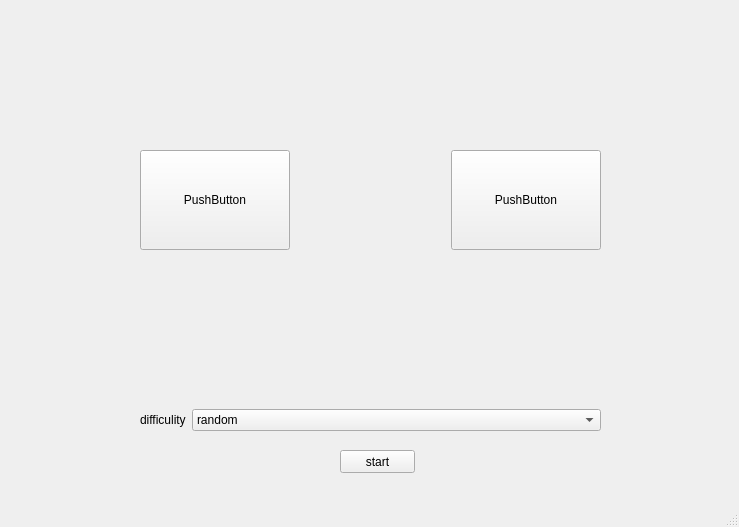
<?xml version="1.0" encoding="UTF-8"?>
<ui version="4.0">
 <class>MainWindow</class>
 <widget class="QMainWindow" name="MainWindow">
  <property name="geometry">
   <rect>
    <x>0</x>
    <y>0</y>
    <width>739</width>
    <height>527</height>
   </rect>
  </property>
  <property name="windowTitle">
   <string>MainWindow</string>
  </property>
  <widget class="QWidget" name="centralwidget">
   <widget class="QWidget" name="layoutWidget">
    <property name="geometry">
     <rect>
      <x>140</x>
      <y>50</y>
      <width>461</width>
      <height>381</height>
     </rect>
    </property>
    <layout class="QVBoxLayout" name="verticalLayout">
     <item>
      <layout class="QHBoxLayout" name="horizontalLayout_2" stretch="0,0,0">
       <item>
        <layout class="QVBoxLayout" name="verticalLayout_3">
         <item>
          <spacer name="verticalSpacer_4">
           <property name="orientation">
            <enum>Qt::Vertical</enum>
           </property>
           <property name="sizeHint" stdset="0">
            <size>
             <width>20</width>
             <height>40</height>
            </size>
           </property>
          </spacer>
         </item>
         <item>
          <widget class="QPushButton" name="pushButton_2">
           <property name="sizePolicy">
            <sizepolicy hsizetype="Minimum" vsizetype="Expanding">
             <horstretch>0</horstretch>
             <verstretch>0</verstretch>
            </sizepolicy>
           </property>
           <property name="text">
            <string>PushButton</string>
           </property>
          </widget>
         </item>
         <item>
          <spacer name="verticalSpacer_5">
           <property name="orientation">
            <enum>Qt::Vertical</enum>
           </property>
           <property name="sizeHint" stdset="0">
            <size>
             <width>20</width>
             <height>40</height>
            </size>
           </property>
          </spacer>
         </item>
        </layout>
       </item>
       <item>
        <widget class="QWidget" name="widget" native="true">
         <property name="minimumSize">
          <size>
           <width>0</width>
           <height>300</height>
          </size>
         </property>
        </widget>
       </item>
       <item>
        <layout class="QVBoxLayout" name="verticalLayout_2">
         <item>
          <spacer name="verticalSpacer_2">
           <property name="orientation">
            <enum>Qt::Vertical</enum>
           </property>
           <property name="sizeHint" stdset="0">
            <size>
             <width>20</width>
             <height>40</height>
            </size>
           </property>
          </spacer>
         </item>
         <item>
          <widget class="QPushButton" name="pushButton">
           <property name="sizePolicy">
            <sizepolicy hsizetype="Minimum" vsizetype="Expanding">
             <horstretch>0</horstretch>
             <verstretch>0</verstretch>
            </sizepolicy>
           </property>
           <property name="text">
            <string>PushButton</string>
           </property>
          </widget>
         </item>
         <item>
          <spacer name="verticalSpacer_3">
           <property name="orientation">
            <enum>Qt::Vertical</enum>
           </property>
           <property name="sizeHint" stdset="0">
            <size>
             <width>20</width>
             <height>40</height>
            </size>
           </property>
          </spacer>
         </item>
        </layout>
       </item>
      </layout>
     </item>
     <item>
      <spacer name="verticalSpacer">
       <property name="orientation">
        <enum>Qt::Vertical</enum>
       </property>
       <property name="sizeHint" stdset="0">
        <size>
         <width>20</width>
         <height>40</height>
        </size>
       </property>
      </spacer>
     </item>
     <item>
      <layout class="QHBoxLayout" name="horizontalLayout">
       <item>
        <widget class="QLabel" name="label">
         <property name="text">
          <string>difficulity</string>
         </property>
        </widget>
       </item>
       <item>
        <widget class="QComboBox" name="comboBox">
         <property name="sizePolicy">
          <sizepolicy hsizetype="Expanding" vsizetype="Fixed">
           <horstretch>0</horstretch>
           <verstretch>0</verstretch>
          </sizepolicy>
         </property>
         <item>
          <property name="text">
           <string>random</string>
          </property>
         </item>
         <item>
          <property name="text">
           <string>1</string>
          </property>
         </item>
         <item>
          <property name="text">
           <string>2</string>
          </property>
         </item>
         <item>
          <property name="text">
           <string>3</string>
          </property>
         </item>
         <item>
          <property name="text">
           <string>4</string>
          </property>
         </item>
         <item>
          <property name="text">
           <string>5</string>
          </property>
         </item>
         <item>
          <property name="text">
           <string>6</string>
          </property>
         </item>
         <item>
          <property name="text">
           <string>7</string>
          </property>
         </item>
         <item>
          <property name="text">
           <string>8</string>
          </property>
         </item>
         <item>
          <property name="text">
           <string>9</string>
          </property>
         </item>
         <item>
          <property name="text">
           <string>10</string>
          </property>
         </item>
        </widget>
       </item>
      </layout>
     </item>
    </layout>
   </widget>
   <widget class="QPushButton" name="pushButton_3">
    <property name="geometry">
     <rect>
      <x>340</x>
      <y>450</y>
      <width>75</width>
      <height>23</height>
     </rect>
    </property>
    <property name="text">
     <string>start</string>
    </property>
   </widget>
  </widget>
  <widget class="QMenuBar" name="menubar">
   <property name="geometry">
    <rect>
     <x>0</x>
     <y>0</y>
     <width>739</width>
     <height>23</height>
    </rect>
   </property>
  </widget>
  <widget class="QStatusBar" name="statusbar"/>
 </widget>
 <resources/>
 <connections/>
</ui>
